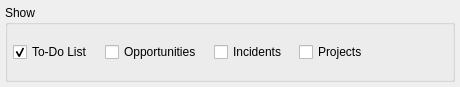
<?xml version="1.0" encoding="UTF-8"?>
<ui version="4.0">
 <comment>This file is part of the xTuple ERP: PostBooks Edition, a free and
open source Enterprise Resource Planning software suite,
Copyright (c) 1999-2011 by OpenMFG LLC, d/b/a xTuple.
It is licensed to you under the Common Public Attribution License
version 1.0, the full text of which (including xTuple-specific Exhibits)
is available at www.xtuple.com/CPAL.  By using this software, you agree
to be bound by its terms.</comment>
 <class>todoList</class>
 <widget class="QWidget" name="todoList">
  <property name="geometry">
   <rect>
    <x>0</x>
    <y>0</y>
    <width>460</width>
    <height>87</height>
   </rect>
  </property>
  <property name="windowTitle">
   <string>To-Do List</string>
  </property>
  <layout class="QGridLayout" name="gridLayout">
   <item row="0" column="0">
    <widget class="QGroupBox" name="_showGroup">
     <property name="title">
      <string>Show</string>
     </property>
     <layout class="QGridLayout" name="gridLayout_2">
      <item row="0" column="0">
       <layout class="QHBoxLayout" name="horizontalLayout">
        <property name="spacing">
         <number>12</number>
        </property>
        <item>
         <widget class="XCheckBox" name="_todolist">
          <property name="text">
           <string>To-Do List</string>
          </property>
          <property name="checked">
           <bool>true</bool>
          </property>
         </widget>
        </item>
        <item>
         <widget class="XCheckBox" name="_opportunities">
          <property name="text">
           <string>Opportunities</string>
          </property>
         </widget>
        </item>
        <item>
         <widget class="XCheckBox" name="_incidents">
          <property name="text">
           <string>Incidents</string>
          </property>
         </widget>
        </item>
        <item>
         <widget class="XCheckBox" name="_projects">
          <property name="text">
           <string>Projects</string>
          </property>
         </widget>
        </item>
        <item>
         <spacer name="horizontalSpacer">
          <property name="orientation">
           <enum>Qt::Horizontal</enum>
          </property>
          <property name="sizeHint" stdset="0">
           <size>
            <width>40</width>
            <height>20</height>
           </size>
          </property>
         </spacer>
        </item>
       </layout>
      </item>
     </layout>
    </widget>
   </item>
  </layout>
 </widget>
 <layoutdefault spacing="5" margin="5"/>
 <customwidgets>
  <customwidget>
   <class>XCheckBox</class>
   <extends>QCheckBox</extends>
   <header>xcheckbox.h</header>
  </customwidget>
 </customwidgets>
 <tabstops>
  <tabstop>_incidents</tabstop>
 </tabstops>
 <resources/>
 <connections/>
</ui>
